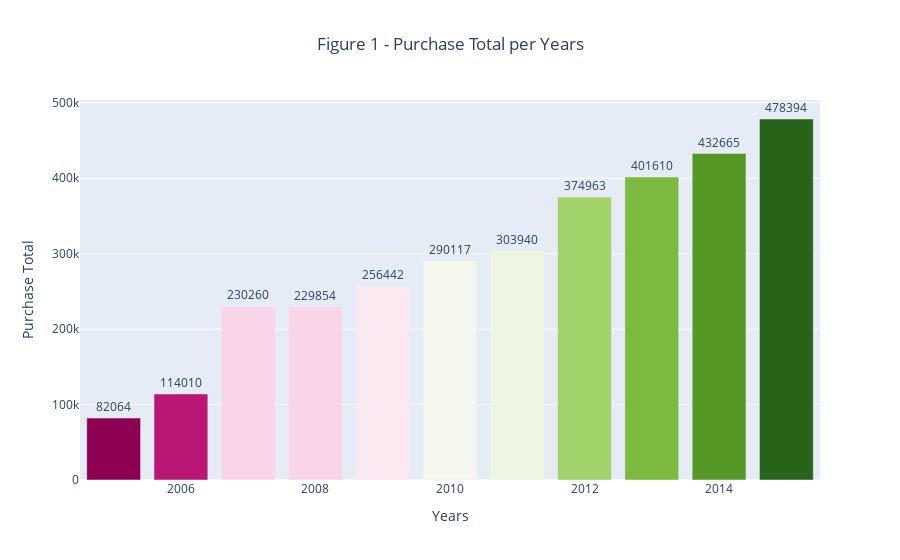

The notebook cell saved with this chart:
### Code cell
# Plotting Total purchase amounts per year
value = x2['sum_amount'].round(0)
label = x2.loc[:, 'year_of_purchase'].values
trace = go.Bar(y=value, 
               x=label,text = value,textposition= "outside",
               marker={'color': value,
                   'colorscale': 'PiYG'})
layout = go.Layout(title="Figure 1 - Purchase Total per Years", 
                   xaxis={'title' : "Years"},
                  yaxis={'title' : "Purchase Total"},
                  title_x=0.5)
fig = go.Figure(data=trace, layout=layout)
iplot(fig)
fig.show('png')

### Figure 1 — Plotly figure (JSON) as saved in the notebook; plotly's stock layout.template omitted (floating-point values rounded to 4 significant figures)
{"data": [{"marker": {"color": [82064, 114010, 230260, 229854, 256442, 290117, 303940, 374963, 401610, 432665, 478394], "colorscale": [[0, "rgb(142,1,82)"], [0.1, "rgb(197,27,125)"], [0.2, "rgb(222,119,174)"], [0.3, "rgb(241,182,218)"], [0.4, "rgb(253,224,239)"], [0.5, "rgb(247,247,247)"], [0.6, "rgb(230,245,208)"], [0.7, "rgb(184,225,134)"], [0.8, "rgb(127,188,65)"], [0.9, "rgb(77,146,33)"], [1, "rgb(39,100,25)"]]}, "text": [82064, 114010, 230260, 229854, 256442, 290117, 303940, 374963, 401610, 432665, 478394], "textposition": "outside", "type": "bar", "x": [2005, 2006, 2007, 2008, 2009, 2010, 2011, 2012, 2013, 2014, 2015], "y": [82064, 114010, 230260, 229854, 256442, 290117, 303940, 374963, 401610, 432665, 478394]}], "layout": {"title": {"text": "Figure 1 - Purchase Total per Years", "x": 0.5}, "xaxis": {"title": {"text": "Years"}}, "yaxis": {"title": {"text": "Purchase Total"}}}}
